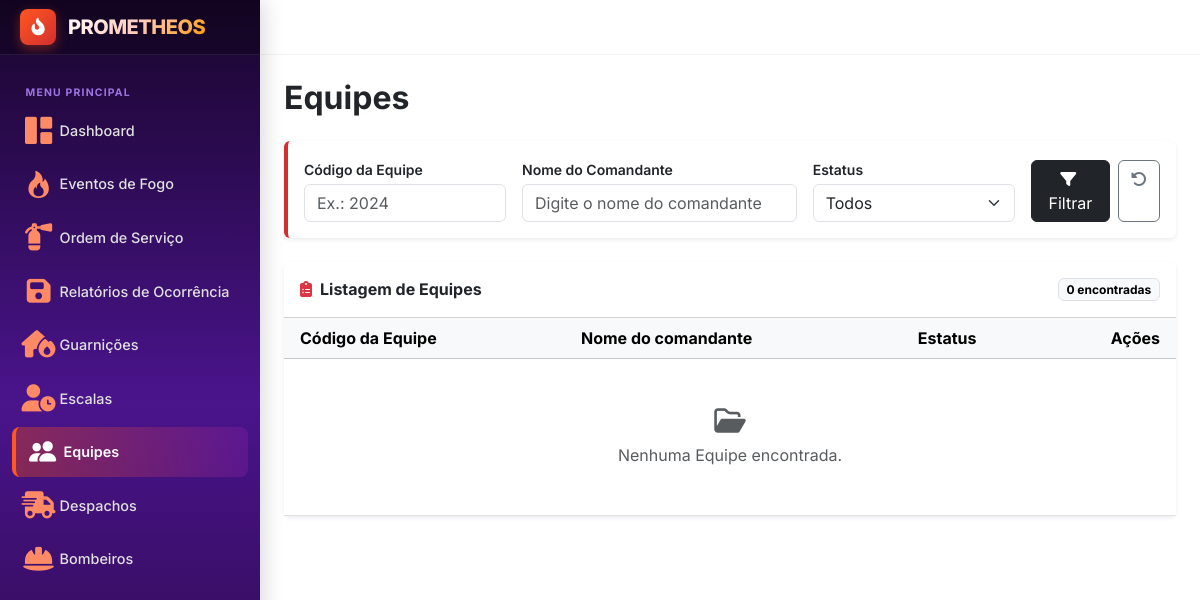
Page /equipes on the earlier database version.
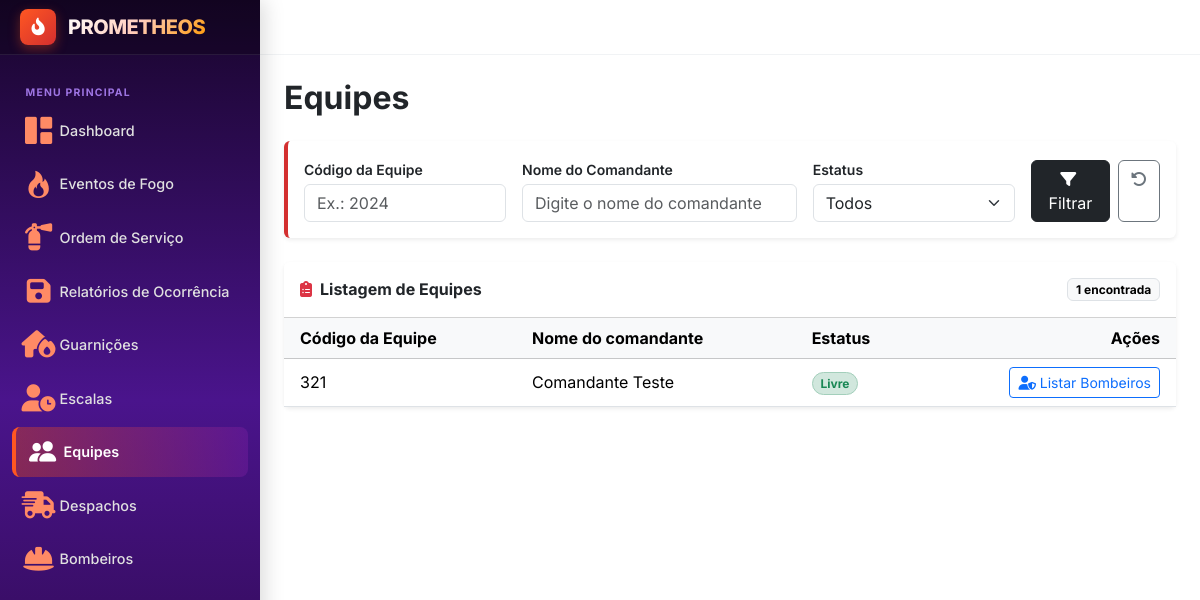
Same page on the later database version.
### gestao/models.py (models this page shows, shortened)
class Equipe(models.Model):
    id = models.IntegerField(primary_key=True)
    codigo = models.IntegerField()
    estatus = models.CharField(choices=Estatus, default=Estatus.LIVRE)
    id_comandante = models.ForeignKey("usuario.Bombeiro", on_delete=models.PROTECT)
    @property
    def nomeComandante(self):
           if self.id_comandante:
                  return self.id_comandante.id_usuario.nome
           return None

### usuario/models.py (models this page shows, shortened)
class Bombeiro(models.Model):
    id_usuario = models.OneToOneField(Usuario, on_delete=models.CASCADE)
    id_equipe = models.ForeignKey(Equipe, on_delete=models.PROTECT, blank=True, null=True)
    id_escala = models.ForeignKey(Escala, on_delete=models.SET_NULL, null=True, blank=True, related_name="bombeiros")
    matricula = models.IntegerField(primary_key=True)
    estatus = models.CharField(choices=Estatus.choices, default=Estatus.LIVRE)

class Usuario(models.Model):
    class perfil(models.TextChoices):
        ADMIN = "ADMIN"
        SALA_SITUACAO = "SALA_SITUACAO"
        COMANDO = "COMANDO"
        COMBATENTE = "COMBATENTE"
    id = models.IntegerField(primary_key=True)
    nome = models.CharField(max_length=50)
    email = models.EmailField()
    perfil = models.CharField(choices=perfil.choices)

### gestao/views.py (the view)
# urls.py: path('equipes', views.equipes, name='equipe'),
def equipes(request):
    equipes = Equipe.objects.all().order_by("codigo")
    filtros = {
        "codigo" : request.GET.get("codigo", ""),
        "estatus" : request.GET.get("estatus", ""),
        "comandante" : request.GET.get("comandante", "").strip()
    }
    if filtros["codigo"]:
        equipes = equipes.filter(codigo=filtros["codigo"])
    if filtros['estatus']:
        equipes = equipes.filter(estatus=filtros["estatus"])
    if filtros["comandante"]:
        equipes = equipes.filter(id_comandante__id_usuario__nome__icontains=filtros["comandante"])
    contexto = {
        "equipes" : equipes,
        "filtros" : filtros,
        "estatus_opcoes" : Equipe._meta.get_field("estatus").choices
    }
    return render(request, 'gestao/equipes.html', contexto)

### templates/gestao/equipes.html (shortened to what the changed rows need)
{% extends "layout.html" %}
{% block content %}
<div class="d-flex flex-wrap align-items-start justify-content-between gap-3 mb-4">
    <div>
        <h1 class="h2 fw-bold mb-0">Equipes</h1>
    </div>
</div>
<div class="card border-0 shadow-sm">
    <div class="card-header bg-white d-flex align-items-center justify-content-between py-3">
        <h2 class="h6 fw-bold mb-0">
            <i class="fa-solid fa-clipboard-list text-danger me-2"></i>Listagem de Equipes
        </h2>
        <span class="badge text-bg-light border">{{ equipes|length }} encontrada{{ equipes|length|pluralize }}</span>
    </div>
    <div class="table-responsive">
        <table class="table table-hover align-middle mb-0">
            <thead class="table-light">
                <tr>
                    <th scope="col" class="ps-3">Código da Equipe</th>
                    <th scope="col">Nome do comandante</th>
                    <th scope="col">Estatus</th>
                    <th scope="col" class="text-end pe-3">Ações</th>
                </tr>
            </thead>
            <tbody>
                {% for equipe in equipes %}
                <tr>
                    <td class="ps-3">{{ equipe.codigo }}</td>
                    <td>{{ equipe.nomeComandante }}</td>
                    <td>
                        {% if equipe.estatus == "LIVRE" %}
                        <span class="badge bg-success-subtle text-success border border-success-subtle rounded-pill">{{ equipe.get_estatus_display }}</span>
                        {% elif equipe.estatus == "INDISPONIVEL" %}
                        <span class="badge bg-warning-subtle text-warning-emphasis border border-warning-subtle rounded-pill">{{ equipe.get_estatus_display }}</span>
                        {% else %}
                        <span class="badge bg-secondary-subtle text-secondary border border-secondary-subtle rounded-pill">{{ equipe.get_estatus_display|default:equipe.estatus }}</span>
                        {% endif %}
                    </td>
                    <td class="text-end pe-3 text-nowrap">
                        <button type="button" class="btn btn-sm btn-outline-primary"
                                data-bs-toggle="modal" data-bs-target="#modalBombeiros"
                                data-url="{% url 'listaBombeiro' equipe.pk %}"
                                data-equipe="{{ equipe.codigo }}"
                                aria-label="Listar bombeiros da equipe {{ equipe.codigo }}">
                            <i class="fa-solid fa-user-shield"></i> Listar Bombeiros
                        </button>
                    </td>
                </tr>
                {% empty %}
                <tr>
                    <td colspan="4" class="text-center text-muted py-5">
                        <i class="fa-regular fa-folder-open fs-3 d-block mb-2"></i>
                        Nenhuma Equipe encontrada.
                    </td>
                </tr>
                {% endfor %}
            </tbody>
        </table>
    </div>
</div>
{% endblock %}

Differences in the rows shown:
added Equipe: codigo "321", nomeComandante "Comandante Teste", estatus "Livre"
Other differences:
{{ equipes|length }}: "0" → "1"
text no longer shown: "Nenhuma Equipe encontrada."
